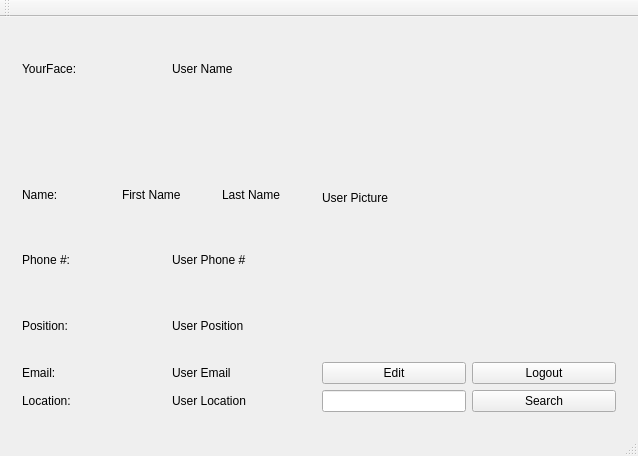
<?xml version="1.0" encoding="UTF-8"?>
<ui version="4.0">
 <class>MainWindow</class>
 <widget class="QMainWindow" name="MainWindow">
  <property name="geometry">
   <rect>
    <x>0</x>
    <y>0</y>
    <width>638</width>
    <height>456</height>
   </rect>
  </property>
  <property name="windowTitle">
   <string>MyFace</string>
  </property>
  <widget class="QWidget" name="centralWidget">
   <layout class="QVBoxLayout" name="verticalLayout">
    <item>
     <widget class="QStackedWidget" name="stackedWidget">
      <property name="currentIndex">
       <number>1</number>
      </property>
      <widget class="QWidget" name="page_5">
       <layout class="QVBoxLayout" name="verticalLayout_2">
        <item>
         <widget class="QLabel" name="label">
          <property name="font">
           <font>
            <pointsize>26</pointsize>
            <weight>75</weight>
            <italic>true</italic>
            <bold>true</bold>
           </font>
          </property>
          <property name="text">
           <string>Welcome to MyFace</string>
          </property>
          <property name="alignment">
           <set>Qt::AlignCenter</set>
          </property>
         </widget>
        </item>
        <item>
         <layout class="QHBoxLayout" name="horizontalLayout">
          <item>
           <widget class="QLabel" name="label_2">
            <property name="text">
             <string>Username</string>
            </property>
           </widget>
          </item>
          <item>
           <widget class="QLineEdit" name="lineEdit"/>
          </item>
         </layout>
        </item>
        <item>
         <layout class="QHBoxLayout" name="horizontalLayout_2">
          <item>
           <widget class="QLabel" name="label_3">
            <property name="text">
             <string>Password</string>
            </property>
           </widget>
          </item>
          <item>
           <widget class="QLineEdit" name="lineEdit_2"/>
          </item>
         </layout>
        </item>
        <item>
         <widget class="QPushButton" name="pushButton">
          <property name="text">
           <string>Login</string>
          </property>
         </widget>
        </item>
        <item>
         <widget class="QPushButton" name="pushButton_2">
          <property name="text">
           <string>Create New</string>
          </property>
         </widget>
        </item>
       </layout>
      </widget>
      <widget class="QWidget" name="page_6">
       <layout class="QGridLayout" name="gridLayout">
        <item row="3" column="0">
         <layout class="QHBoxLayout" name="horizontalLayout_4">
          <item>
           <widget class="QLabel" name="label_7">
            <property name="text">
             <string>Phone #:</string>
            </property>
           </widget>
          </item>
          <item>
           <widget class="QLabel" name="phone">
            <property name="text">
             <string>User Phone #</string>
            </property>
           </widget>
          </item>
         </layout>
        </item>
        <item row="4" column="0">
         <layout class="QHBoxLayout" name="horizontalLayout_5">
          <item>
           <widget class="QLabel" name="label_8">
            <property name="text">
             <string>Position:</string>
            </property>
           </widget>
          </item>
          <item>
           <widget class="QLabel" name="position">
            <property name="text">
             <string>User Position</string>
            </property>
           </widget>
          </item>
         </layout>
        </item>
        <item row="9" column="1">
         <layout class="QHBoxLayout" name="horizontalLayout_9">
          <item>
           <widget class="QLineEdit" name="search">
            <property name="sizePolicy">
             <sizepolicy hsizetype="Preferred" vsizetype="Fixed">
              <horstretch>0</horstretch>
              <verstretch>0</verstretch>
             </sizepolicy>
            </property>
           </widget>
          </item>
          <item>
           <widget class="QPushButton" name="pushButton_3">
            <property name="sizePolicy">
             <sizepolicy hsizetype="Minimum" vsizetype="Fixed">
              <horstretch>0</horstretch>
              <verstretch>0</verstretch>
             </sizepolicy>
            </property>
            <property name="text">
             <string>Search</string>
            </property>
           </widget>
          </item>
         </layout>
        </item>
        <item row="1" column="0">
         <spacer name="verticalSpacer">
          <property name="orientation">
           <enum>Qt::Vertical</enum>
          </property>
          <property name="sizeType">
           <enum>QSizePolicy::Minimum</enum>
          </property>
          <property name="sizeHint" stdset="0">
           <size>
            <width>20</width>
            <height>40</height>
           </size>
          </property>
         </spacer>
        </item>
        <item row="7" column="0">
         <layout class="QHBoxLayout" name="horizontalLayout_6">
          <item>
           <widget class="QLabel" name="label_9">
            <property name="text">
             <string>Email:</string>
            </property>
           </widget>
          </item>
          <item>
           <widget class="QLabel" name="email">
            <property name="text">
             <string>User Email</string>
            </property>
           </widget>
          </item>
         </layout>
        </item>
        <item row="0" column="0">
         <layout class="QHBoxLayout" name="horizontalLayout_3">
          <item>
           <widget class="QLabel" name="label_4">
            <property name="text">
             <string>YourFace:</string>
            </property>
           </widget>
          </item>
          <item>
           <widget class="QLabel" name="username">
            <property name="text">
             <string>User Name</string>
            </property>
           </widget>
          </item>
         </layout>
        </item>
        <item row="0" column="1" rowspan="5">
         <widget class="QLabel" name="picture">
          <property name="text">
           <string>User Picture</string>
          </property>
         </widget>
        </item>
        <item row="9" column="0">
         <layout class="QHBoxLayout" name="horizontalLayout_7">
          <item>
           <widget class="QLabel" name="label_10">
            <property name="text">
             <string>Location:</string>
            </property>
           </widget>
          </item>
          <item>
           <widget class="QLabel" name="location">
            <property name="text">
             <string>User Location</string>
            </property>
           </widget>
          </item>
         </layout>
        </item>
        <item row="7" column="1">
         <layout class="QHBoxLayout" name="horizontalLayout_11">
          <item>
           <widget class="QPushButton" name="edit">
            <property name="text">
             <string>Edit</string>
            </property>
           </widget>
          </item>
          <item>
           <widget class="QPushButton" name="logout">
            <property name="text">
             <string>Logout</string>
            </property>
           </widget>
          </item>
         </layout>
        </item>
        <item row="2" column="0">
         <layout class="QHBoxLayout" name="horizontalLayout_21">
          <item>
           <widget class="QLabel" name="label_19">
            <property name="text">
             <string>Name:</string>
            </property>
           </widget>
          </item>
          <item>
           <widget class="QLabel" name="first">
            <property name="text">
             <string>First Name</string>
            </property>
           </widget>
          </item>
          <item>
           <widget class="QLabel" name="last">
            <property name="text">
             <string>Last Name</string>
            </property>
           </widget>
          </item>
         </layout>
        </item>
       </layout>
       <zorder>picture</zorder>
       <zorder>verticalSpacer</zorder>
       <zorder>horizontalLayoutWidget</zorder>
      </widget>
      <widget class="QWidget" name="page_7">
       <layout class="QHBoxLayout" name="horizontalLayout_12">
        <item>
         <layout class="QVBoxLayout" name="verticalLayout_5">
          <item>
           <widget class="QLabel" name="label_5">
            <property name="font">
             <font>
              <pointsize>18</pointsize>
             </font>
            </property>
            <property name="text">
             <string>Results:</string>
            </property>
           </widget>
          </item>
          <item>
           <widget class="QScrollArea" name="scrollArea">
            <property name="widgetResizable">
             <bool>true</bool>
            </property>
            <widget class="QWidget" name="scrollAreaWidgetContents_2">
             <property name="geometry">
              <rect>
               <x>0</x>
               <y>0</y>
               <width>590</width>
               <height>265</height>
              </rect>
             </property>
            </widget>
           </widget>
          </item>
          <item>
           <widget class="QPushButton" name="return_profile">
            <property name="text">
             <string>Return</string>
            </property>
           </widget>
          </item>
         </layout>
        </item>
       </layout>
      </widget>
      <widget class="QWidget" name="page_8">
       <layout class="QVBoxLayout" name="verticalLayout_6">
        <item>
         <widget class="QLabel" name="label_17">
          <property name="font">
           <font>
            <pointsize>22</pointsize>
           </font>
          </property>
          <property name="text">
           <string>Edit Information</string>
          </property>
          <property name="alignment">
           <set>Qt::AlignCenter</set>
          </property>
         </widget>
        </item>
        <item>
         <layout class="QHBoxLayout" name="horizontalLayout_13">
          <item>
           <widget class="QLabel" name="label_6">
            <property name="text">
             <string>Username:</string>
            </property>
           </widget>
          </item>
          <item>
           <widget class="QLineEdit" name="name_edit"/>
          </item>
         </layout>
        </item>
        <item>
         <layout class="QHBoxLayout" name="horizontalLayout_14">
          <item>
           <widget class="QLabel" name="label_11">
            <property name="text">
             <string>Password:</string>
            </property>
           </widget>
          </item>
          <item>
           <widget class="QLineEdit" name="pwd_edit"/>
          </item>
         </layout>
        </item>
        <item>
         <layout class="QHBoxLayout" name="horizontalLayout_15">
          <item>
           <widget class="QLabel" name="label_12">
            <property name="text">
             <string>Re-enter Password:</string>
            </property>
           </widget>
          </item>
          <item>
           <widget class="QLineEdit" name="pwd_edit_check"/>
          </item>
         </layout>
        </item>
        <item>
         <layout class="QHBoxLayout" name="horizontalLayout_22">
          <item>
           <widget class="QLabel" name="label_20">
            <property name="text">
             <string>First Name:</string>
            </property>
           </widget>
          </item>
          <item>
           <widget class="QLineEdit" name="first_edit"/>
          </item>
          <item>
           <widget class="QLabel" name="label_18">
            <property name="text">
             <string>Last Name:</string>
            </property>
           </widget>
          </item>
          <item>
           <widget class="QLineEdit" name="last_edit"/>
          </item>
         </layout>
        </item>
        <item>
         <layout class="QHBoxLayout" name="horizontalLayout_16">
          <item>
           <widget class="QLabel" name="label_13">
            <property name="text">
             <string>Phone Number:</string>
            </property>
           </widget>
          </item>
          <item>
           <widget class="QLineEdit" name="phone_edit"/>
          </item>
         </layout>
        </item>
        <item>
         <layout class="QHBoxLayout" name="horizontalLayout_17">
          <item>
           <widget class="QLabel" name="label_14">
            <property name="text">
             <string>Position:</string>
            </property>
           </widget>
          </item>
          <item>
           <widget class="QLineEdit" name="position_edit"/>
          </item>
         </layout>
        </item>
        <item>
         <layout class="QHBoxLayout" name="horizontalLayout_18">
          <item>
           <widget class="QLabel" name="label_15">
            <property name="text">
             <string>Email:</string>
            </property>
           </widget>
          </item>
          <item>
           <widget class="QLineEdit" name="email_edit"/>
          </item>
         </layout>
        </item>
        <item>
         <layout class="QHBoxLayout" name="horizontalLayout_19">
          <item>
           <widget class="QLabel" name="label_16">
            <property name="text">
             <string>Location:</string>
            </property>
           </widget>
          </item>
          <item>
           <widget class="QLineEdit" name="location_edit"/>
          </item>
         </layout>
        </item>
        <item>
         <layout class="QHBoxLayout" name="horizontalLayout_20">
          <item>
           <widget class="QPushButton" name="pushButton_4">
            <property name="text">
             <string>Select Photo</string>
            </property>
           </widget>
          </item>
          <item>
           <widget class="QLineEdit" name="photo_location"/>
          </item>
         </layout>
        </item>
        <item>
         <widget class="QPushButton" name="save">
          <property name="text">
           <string>Save</string>
          </property>
         </widget>
        </item>
       </layout>
      </widget>
     </widget>
    </item>
   </layout>
  </widget>
  <widget class="QMenuBar" name="menuBar">
   <property name="geometry">
    <rect>
     <x>0</x>
     <y>0</y>
     <width>638</width>
     <height>26</height>
    </rect>
   </property>
  </widget>
  <widget class="QToolBar" name="mainToolBar">
   <attribute name="toolBarArea">
    <enum>TopToolBarArea</enum>
   </attribute>
   <attribute name="toolBarBreak">
    <bool>false</bool>
   </attribute>
  </widget>
  <widget class="QStatusBar" name="statusBar"/>
 </widget>
 <layoutdefault spacing="6" margin="11"/>
 <resources/>
 <connections>
  <connection>
   <sender>lineEdit_2</sender>
   <signal>returnPressed()</signal>
   <receiver>pushButton</receiver>
   <slot>click()</slot>
   <hints>
    <hint type="sourcelabel">
     <x>148</x>
     <y>294</y>
    </hint>
    <hint type="destinationlabel">
     <x>156</x>
     <y>356</y>
    </hint>
   </hints>
  </connection>
 </connections>
</ui>
